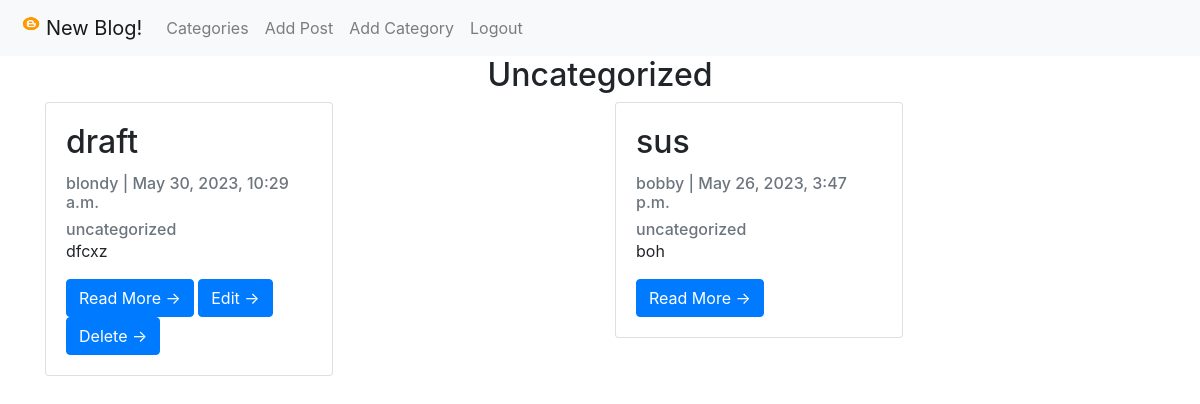
Before: /category/uncategorized/ (signed in) with the older database file.
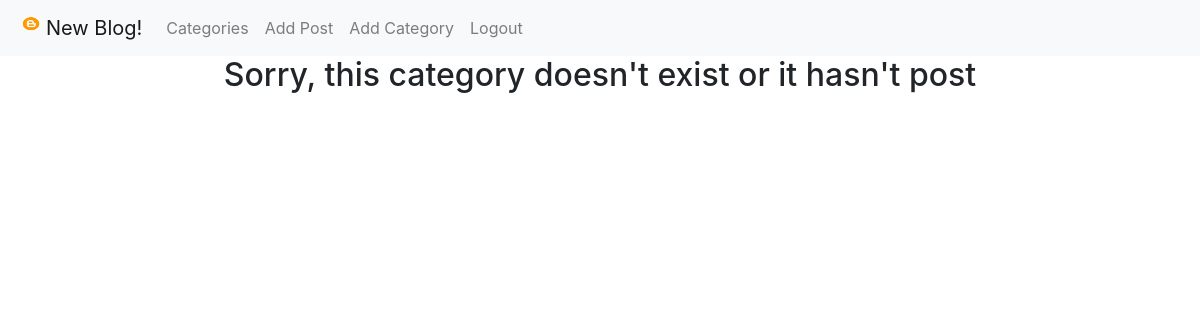
After: the same page with the newer database file.
### blog/models.py (models this page shows, shortened)
class Post(models.Model):
    title = models.CharField(max_length=200, unique=True)
    slug = models.SlugField(max_length=200, unique=True)
    author = models.ForeignKey(User, on_delete=models.CASCADE, related_name='blog_posts')
    updated_on = models.DateTimeField(auto_now=True)
    content = models.TextField()
    created_on = models.DateTimeField(auto_now_add=True)
    status = models.IntegerField(choices=STATUS, default=0)
    category = models.CharField(max_length=200, default='Uncategorized')
    likes = models.ManyToManyField(User, related_name="blog_post")
    class Meta:
        ordering = ['-created_on']

### blog/views.py (the view)
# urls.py: path('category/<str:cats>/', CategoryView, name='category'),
def CategoryView(request, cats):
    category_post = Post.objects.filter(category=cats.replace('-', ' '))
    return render(request, 'categories.html', {'cats': cats.title().replace('-', ' '), 'category_post': category_post})

### blog/templates/categories.html
{% extends 'base.html' %}
{% block content %}
    {% if category_post %}
        <h2 align="center">{{ cats }}</h2>
         <div class="container">
            <div class="row">
                {% for post in category_post %}
                    {% if user.is_authenticated and user == post.author%}
                        <div class="col-sm">
                            <div class="card" style="width: 18rem;">
                                <div class="card-body">
                                    <h2 class="card-title">{{ post.title }}</h2>
                                    <p class="card-text text-muted h6">{{ post.author }} | {{ post.created_on}} </p>
                                    <a href="{%  url 'category' post.category|slugify %}" ><p class="card-text text-muted h6">{{ post.category }}</p></a>
                                    <p class="card-text">{{post.content|slice:":200" }}</p>
                                    <a href="{% url 'post_detail' post.pk %}" class="btn btn-primary">Read More &rarr;</a>
                                    <a href="{% url 'update_post' post.pk %}" class="btn btn-primary">Edit &rarr;</a>
                                    <a href="{% url 'delete_post' post.pk %}" class="btn btn-primary">Delete &rarr;</a>
                                </div>
                            </div>
                        </div>
                    {% else %}
                        {% if post.status != 0%}
                            <div class="col-sm">
                                <div class="card" style="width: 18rem;">
                                    <div class="card-body">
                                        <h2 class="card-title">{{ post.title }}</h2>
                                        <p class="card-text text-muted h6">{{ post.author }} | {{ post.created_on}} </p>
                                        <a href="{%  url 'category' post.category|slugify %}" ><p class="card-text text-muted h6">{{ post.category }}</p></a>
                                        <p class="card-text">{{post.content|slice:":200" }}</p>
                                        <a href="{% url 'post_detail' post.pk %}" class="btn btn-primary">Read More &rarr;</a>
                                    </div>
                                </div>
                            </div>
                        {% endif %}
                    {% endif %}
                {% endfor %}
            </div>
        </div>
    {% else %}
        <h2 align="center"> Sorry, this category doesn't exist or it hasn't post</h2>
    {% endif %}
{% endblock content%}

Changed rows visible on the page:
removed Post: title "draft", author "blondy", created_on "May 30, 2023, 10:29 a.m.", category "uncategorized", content "dfcxz"
removed Post: title "sus", author "bobby", created_on "May 26, 2023, 3:47 p.m.", category "uncategorized", content "boh"
Other visible differences:
{{ cats }}: "Uncategorized" → (not shown)
text now shown: "Sorry, this category doesn't exist or it hasn't post"
